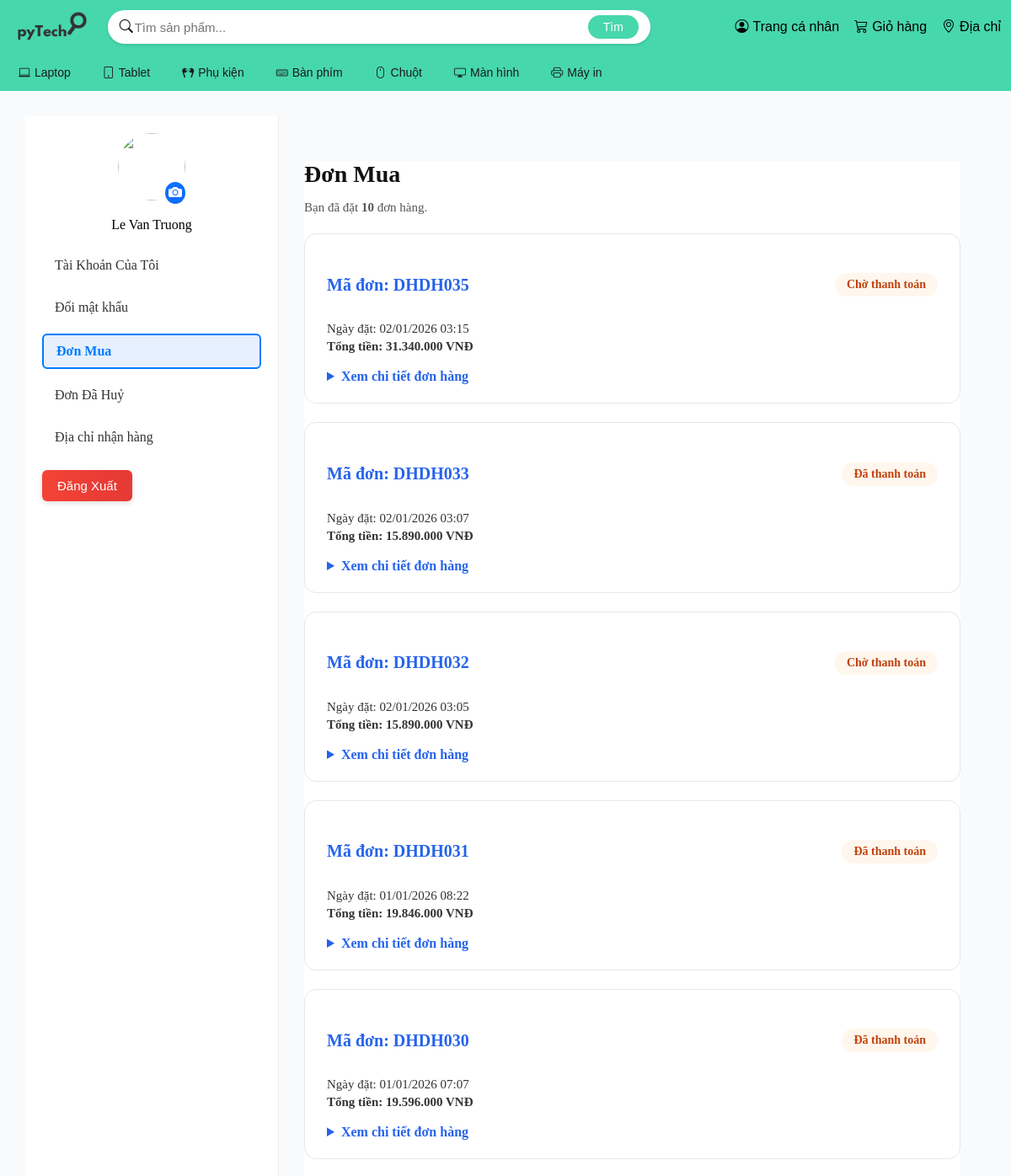
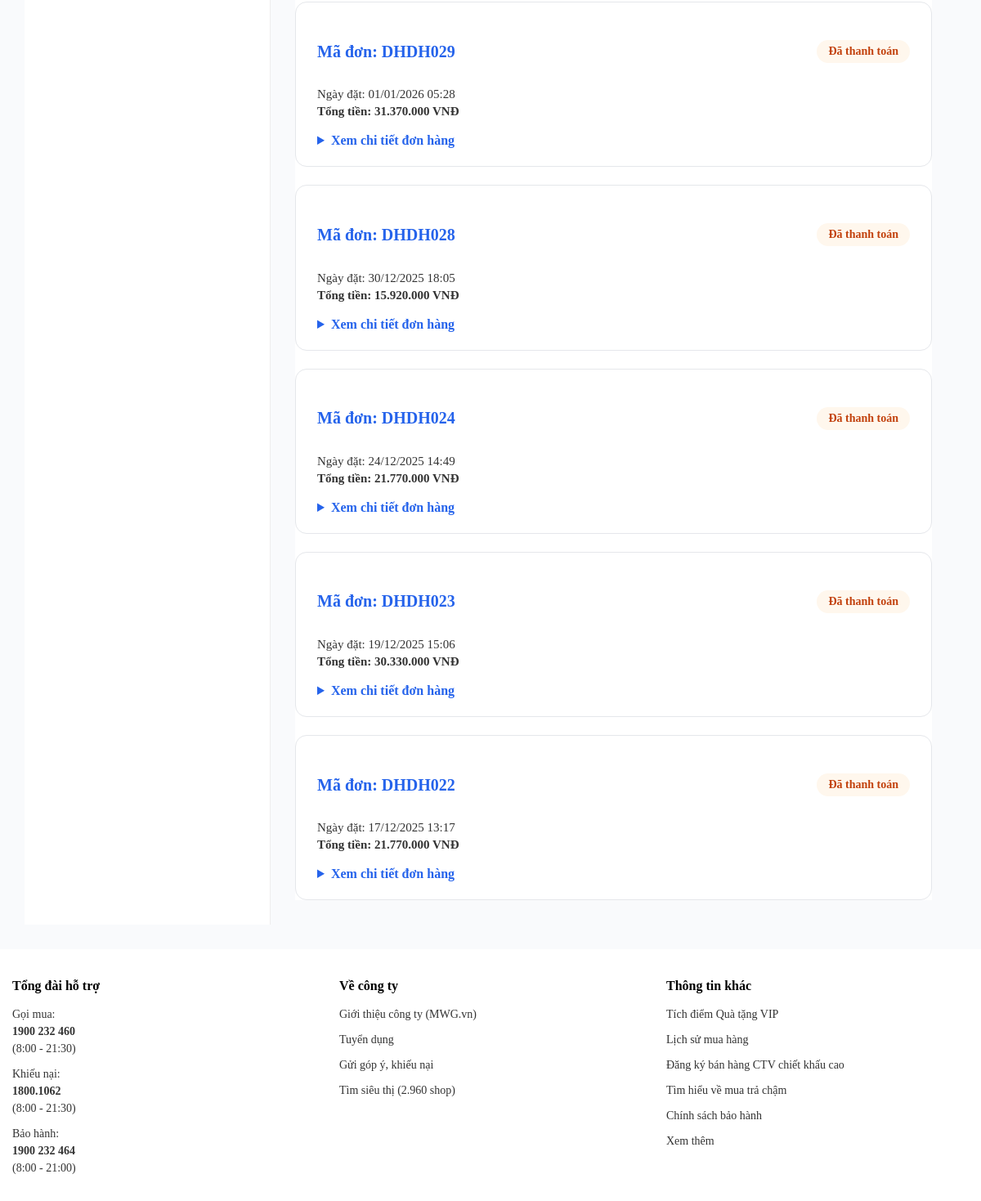
Page /accounts/profile/orders/ (signed in) on the committed database (2 pictures, top to bottom).
### accounts/models.py (models this page shows, shortened)
class Customer(models.Model):
    id = models.CharField(primary_key=True, verbose_name="ID")
    email = models.EmailField(verbose_name="Email", unique=True)
    password_hash = models.CharField(verbose_name="Passwork_hash", max_length=255)
    full_name = models.CharField(verbose_name="Họ và tên", max_length=255, null=True, blank=True)
    phone = models.CharField(verbose_name="Số điện thoại", max_length=20, null=True, blank=True)
    date_of_birth = models.DateField(verbose_name="Ngày sinh", null=True, blank=True)
    gender = models.CharField(verbose_name="Giới tính", max_length=10, null=True, blank=True)
    status = models.CharField(verbose_name="Trạng thái", default="Hoạt động")
    created_at = models.DateTimeField(verbose_name="Ngày tạo", auto_now_add=True, null=True)
    class Meta:
        verbose_name = "Khách hàng"
        verbose_name_plural = "Khách hàng"

### orders/models.py (models this page shows, shortened)
class Order(models.Model):
    id = models.CharField(primary_key=True, verbose_name="Mã đơn hàng")
    customer = models.ForeignKey('accounts.Customer', on_delete=models.CASCADE, verbose_name="Khách hàng")
    address = models.ForeignKey('accounts.Address' , null=True, blank=True, on_delete=models.SET_NULL, verbose_name="Mã địa chỉ")
    payment = models.ForeignKey(Payment, null=True, blank=True, on_delete=models.SET_NULL, verbose_name="Mã PTTT")
    order_date = models.DateTimeField(auto_now_add=True, verbose_name="Ngày tạo đơn")
    status = models.CharField(max_length=20, default='đang chờ xử lý', verbose_name="Trạng thái đơn hàng")
    total_amount = models.DecimalField(max_digits=12, decimal_places=0, verbose_name="Tổng tiền")
    shipping_cost = models.DecimalField(max_digits=12, decimal_places=2, default=0, verbose_name="Phí vận chuyển")
    note = models.TextField(null=True, blank=True, verbose_name="Ghi chú")
    pickup_store_id = models.ForeignKey('stores.Store', null=True, blank=True, on_delete=models.SET_NULL, verbose_name="Cửa hàng nhận hàng")
    promotion= models.ForeignKey(PromotionEvent,null=True,blank=True,on_delete=models.SET_NULL,related_name='orders',
        verbose_name="Sự kiện khuyến mãi"
    )
    class Meta:
        verbose_name = "Đơn hàng"
        verbose_name_plural = "Đơn hàng"
    def formatted_price(self):
        try:
            return f"{int(self.total_amount):,} VNĐ".replace(",", ".")
        except (ValueError, TypeError):
            return self.total_amount

### accounts/views.py (the view)
# urls.py: path("profile/orders/", profile_orders, name="profile_orders"),
def profile_orders(request):
    customer_id = request.session.get('customer_id')
    if not customer_id:
        return redirect('login')
    customer = Customer.objects.get(id=customer_id)
    orders = Order.objects.filter(
        customer=customer
    ).exclude(status="Đã huỷ").order_by('-order_date')
    cancelled_orders = Order.objects.filter(
        customer=customer,
        status="Đã huỷ"
    ).order_by('-order_date')
    for order in orders:
        order.items = OrderItem.objects.filter(order=order)
        order.shipping_info = Address.objects.filter(order=order).first()
    for order in cancelled_orders:
        order.items = OrderItem.objects.filter(order=order)
        order.shipping_info = Address.objects.filter(order=order).first()
    return render(request, 'accounts/profile.html', {
        'customer': customer,
        'orders': orders,
        'cancelled_orders': cancelled_orders,
        'order_count': orders.count(),
        'active_section': 'orders'
    })

### orders/models.py (called while the page is built)
    def formatted_price(self):
        try:
            return f"{int(self.unit_price):,} VNĐ".replace(",", ".")
        except (ValueError, TypeError):
            return self.unit_price

### accounts/templates/accounts/profile.html (shortened to what this page needs)
{% extends "userBase.html" %}
{% block head %}
{% load static %}
<link rel="stylesheet" href="{% static 'css/profile.css' %}">
<link rel="stylesheet" href="{% static 'css/orders.css' %}">
{% load humanize %}
{% endblock %}
{% block content %}
<body>
<div class="container-user">
    <aside class="sidebar">
        <div class="user-info">
            <div class="avatar-wrapper">
                <img src="{% static 'TechStore/media/avt/avatar.png' %}" class="avatar-img">
                <span class="avatar-camera"><i class="bi bi-camera-fill"></i></span>
            </div>
            <p class="username">{{ customer.full_name }}</p>
        </div>
        <nav class="menu">
            <ul>
                <li class="{% if active_section == 'profile' %}active{% endif %}">
                    <a href="{% url 'profile' %}">Tài Khoản Của Tôi</a>
                </li>
                <li class="{% if active_section == 'password' %}active{% endif %}">
                    <a href="{% url 'profile_password' %}">Đổi mật khẩu</a>
                </li>
                <li class="{% if active_section == 'orders' %}active{% endif %}">
                    <a href="{% url 'profile_orders' %}">Đơn Mua</a>
                </li>
        <li class="{% if active_section == 'cancelled_orders' %}active{% endif %}">
            <a href="{% url 'profile_cancelled_orders' %}">Đơn Đã Huỷ</a>
        </li>
                <li class="{% if active_section == 'address' %}active{% endif %}">
                    <a href="{% url 'profile_address' %}">Địa chỉ nhận hàng</a>
                </li>
            </ul>
        </nav>
        <div class="logout-section">
            <a href="{% url 'logout' %}">
                <button id="logoutBtn">Đăng Xuất</button>
            </a>
        </div>
    </aside>
    <main class="content">
        <section class="section orders-section {% if active_section == 'orders' %}active{% endif %}">
            <div class="section-header">
                <h2>Đơn Mua</h2>
                <p>Bạn đã đặt <strong>{{ order_count }}</strong> đơn hàng.</p>
            </div>
            {% for order in orders %}
            <div class="order-box">
                <div class="order-header">
                    <h4>Mã đơn: DH{{ order.id }}</h4>
                    <span class="order-status {{ order.status|lower }}">
                    {{ order.status }}
                </span>
                </div>
                <div class="order-info">
                    <p> Ngày đặt: {{ order.order_date|date:"d/m/Y H:i" }}</p>
                    <p class="order-total">
                        Tổng tiền: {{ order.formatted_price }}
                    </p>
                </div>
                <details class="order-details">
                    <summary> Xem chi tiết đơn hàng</summary>
                </details>
            </div>
            {% endfor %}
        </section>
    </main>
</div>
{% endblock %}

### static/css/profile.css (style rules this page uses)
.container-user { display: flex; min-height: 100vh; }
.sidebar { width: 260px; background: #fff; border-right: 1px solid #eee; padding: 20px; }
.user-info { text-align: center; margin-bottom: 20px; }
.avatar-wrapper { position: relative; display: inline-block; }
.avatar-img { width: 80px; height: 80px; border-radius: 50%; }
.avatar-camera { position: absolute; bottom: 0; right: 0; background: #0d6efd; color: #fff; padding: 4px; border-radius: 50%; cursor: pointer; }
.menu ul { list-style: none; padding: 0; }
.menu li { margin: 12px 0; }
.menu li.active a { font-weight: bold; color: #0d6efd; }
.content { flex: 1; padding: 30px; background: #f9fafc; }
.section { display: none; }
.section.active { display: block; }
.menu ul li { list-style: none; margin-bottom: 10px; }
.menu ul li a, .menu ul li .btn { display: block; padding: 10px 15px; border-radius: 6px; color: #333; text-decoration: none; transition: all 0.3s; }
.menu ul li.active a, .menu ul li.active .btn { border: 2px solid #007bff; background: #e6f0ff; color: #007bff; font-weight: 600; }
.logout-section { text-align: right; margin-top: 20px; }
#logoutBtn { background: linear-gradient(to right, #f44336, #e53935); color: #fff; border: none; padding: 10px 18px; font-size: 15px; font-weight: 500; border-radius: 6px; cursor: pointer; transition: background 0.3s ease, transform 0.2s ease; box-shadow: 0 2px 6px rgba(0,0,0,0.15); }

### static/css/orders.css (style rules this page uses)
.orders-section { background: #ffffff; font-family: inherit; }
.orders-section h2 { font-size: 28px; font-weight: 700; color: #111; margin-bottom: 6px; }
.orders-section p { font-size: 15px; color: #555; }
.order-box { background: #fff; border: 1px solid #e5e7eb; border-radius: 14px; padding: 22px 26px; margin-top: 22px; transition: all 0.25s ease; }
.order-header { display: flex; justify-content: space-between; align-items: center; }
.order-header h4 { font-size: 20px; font-weight: 700; color: #2563eb; }
.order-status { font-size: 14px; font-weight: 600; padding: 6px 14px; border-radius: 999px; background: #fff7ed; color: #c2410c; }
.order-info { margin-top: 6px; }
.order-info p { font-size: 15px; color: #333; margin: 4px 0; }
.order-total { font-size: 17px; font-weight: 700; color: #dc2626; margin-top: 8px; }
.order-details { margin-top: 18px; }
.order-details summary { font-size: 16px; font-weight: 600; color: #2563eb; cursor: pointer; }

### static/css/base.css (style rules this page uses)
html, body { height: 100%; margin: 0; padding: 0; }
.content { flex: 1; }

### static/css/header.css (style rules this page uses)
a { text-decoration: none; color: inherit; display: flex; }

### static/css/root.css (style rules this page uses)
:root { --primary-color: #47D7AC; --primary-font: Arial; --primary-text-color:#1A1A1A; }

### rows in the picture
Customer: full_name "Le Van Truong"
Order: id "DH035", status "Chờ thanh toán", order_date "02/01/2026 03:15", formatted_price "31.340.000 VNĐ"
Order: id "DH033", status "Đã thanh toán", order_date "02/01/2026 03:07", formatted_price "15.890.000 VNĐ"
Order: id "DH032", status "Chờ thanh toán", order_date "02/01/2026 03:05", formatted_price "15.890.000 VNĐ"
Order: id "DH031", status "Đã thanh toán", order_date "01/01/2026 08:22", formatted_price "19.846.000 VNĐ"
Order: id "DH030", status "Đã thanh toán", order_date "01/01/2026 07:07", formatted_price "19.596.000 VNĐ"
Order: id "DH029", status "Đã thanh toán", order_date "01/01/2026 05:28", formatted_price "31.370.000 VNĐ"
Order: id "DH028", status "Đã thanh toán", order_date "30/12/2025 18:05", formatted_price "15.920.000 VNĐ"
Order: id "DH024", status "Đã thanh toán", order_date "24/12/2025 14:49", formatted_price "21.770.000 VNĐ"
Order: id "DH023", status "Đã thanh toán", order_date "19/12/2025 15:06", formatted_price "30.330.000 VNĐ"
Order: id "DH022", status "Đã thanh toán", order_date "17/12/2025 13:17", formatted_price "21.770.000 VNĐ"

### other values in the picture
{{ order_count }} "10"
